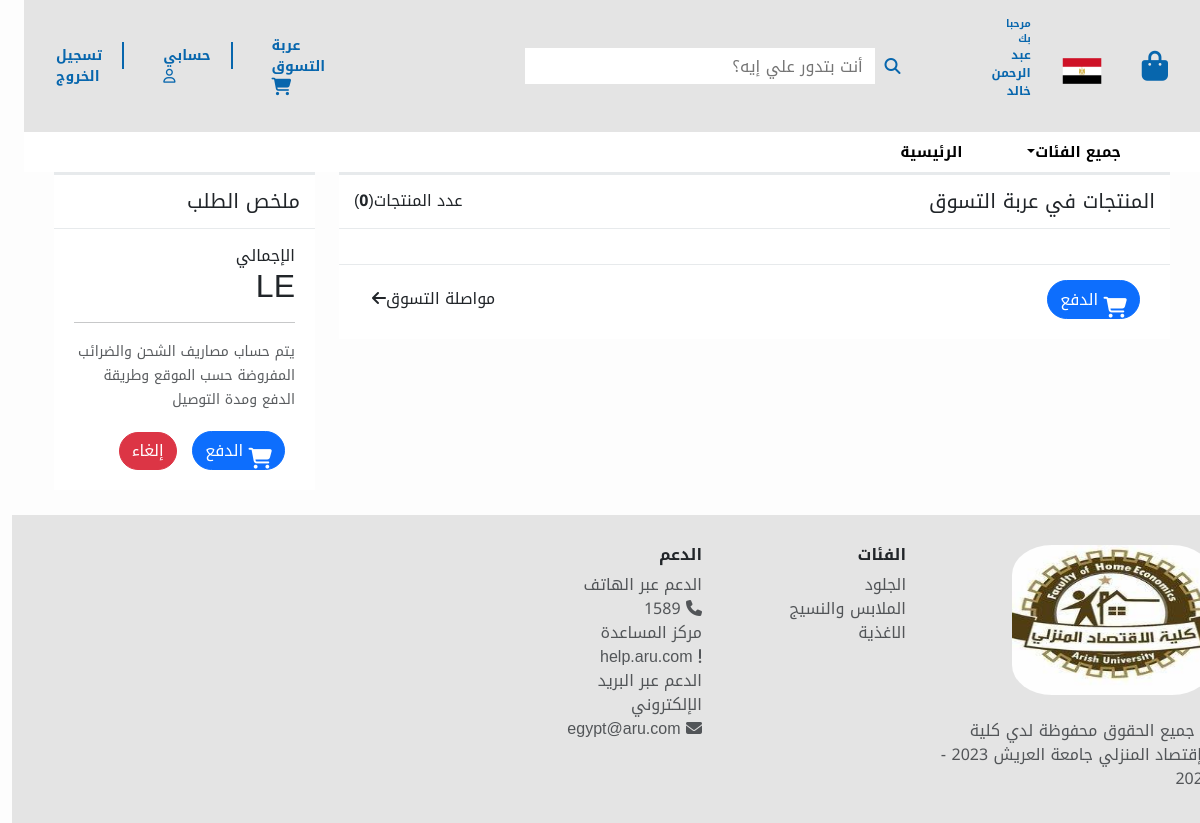
Page /cart_detail/ (signed in) on the earlier database version.
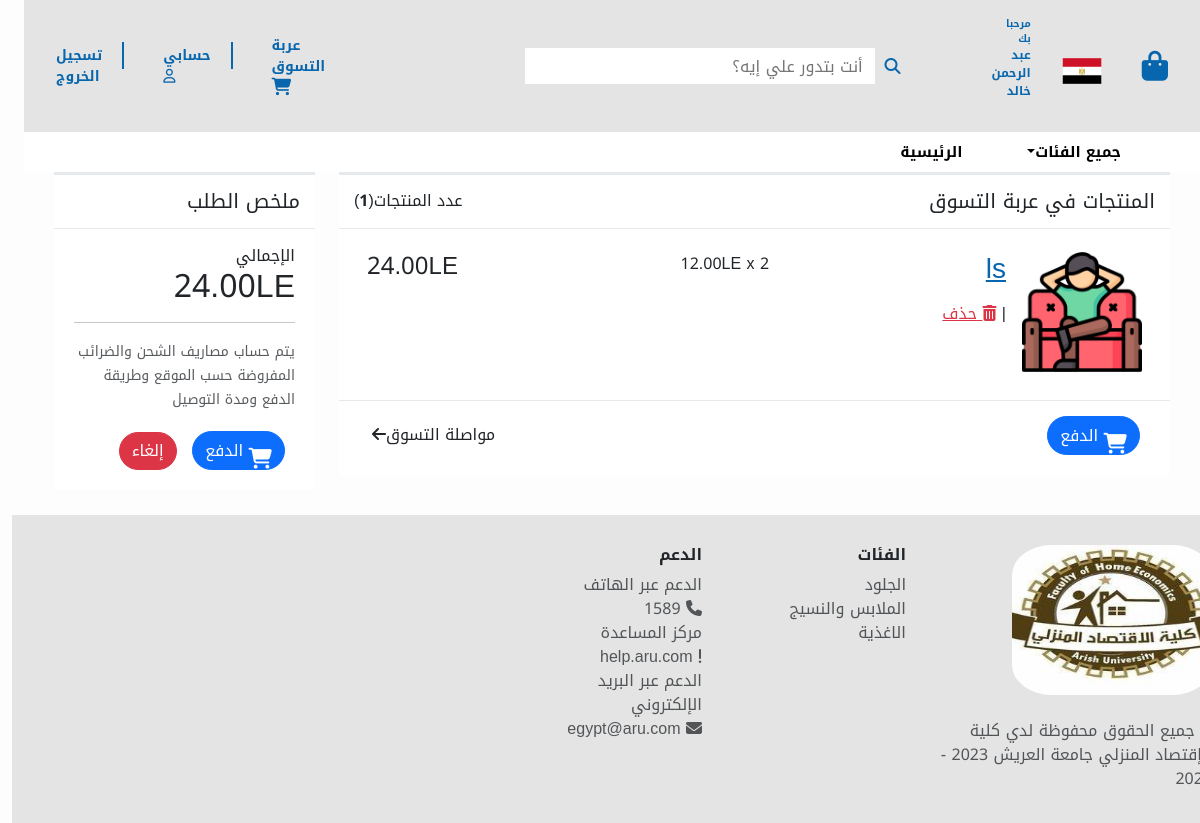
Same page on the later database version.
### User/models.py (models this page shows)
class User(AbstractUser):
    Image = models.ImageField(upload_to='user_images', blank=True, null=True)

### Cart/models.py (models this page shows, shortened)
class Cart_Product(models.Model):
    Cart = models.ForeignKey(Cart, on_delete=models.CASCADE, blank=True, null=True)
    Product = models.ForeignKey(Item_product, on_delete=models.CASCADE, blank=True, null=True)
    Quantity = models.IntegerField(default=1)

class Cart(models.Model):
    Cart_id = models.AutoField(primary_key=True)
    User = models.ForeignKey(User, on_delete=models.CASCADE, blank=True, null=True)
    Total_price = models.DecimalField(max_digits=12, decimal_places=2, default=0)  # Add this line to define the 'Total_price' field
    Notes = models.TextField(blank=True, null=True)
    def save(self, *args, **kwargs):
        self.Total_price = sum(cart_product.Product.price * cart_product.Quantity for cart_product in self.cart_product_set.all())
        super().save(*args, **kwargs)

### product/models.py (models this page shows, shortened)
class Item_product(models.Model):
    Product_id = models.AutoField(primary_key=True)
    Product_name = models.CharField(max_length=20, blank=True, null=True)
    price = models.DecimalField(max_digits=12, decimal_places=2, blank=True, null=True)
    describtion = models.TextField(blank=True, null=True)
    Category = models.ForeignKey(Category, on_delete=models.CASCADE, blank=True, null=True)
    Subcategory = models.ForeignKey(Subcategory, on_delete=models.CASCADE, blank=True, null=True)

class Product_image(models.Model):
    Product = models.ForeignKey(Item_product, on_delete=models.CASCADE, blank=True, null=True)
    Image = models.ImageField(upload_to='product_images', blank=True, null=True)

### Cart/views.py (the view)
# urls.py: path('cart_detail/', cart_detail, name='cart_detail'),
def cart_detail(request):
    user = request.user if request.user.is_authenticated else None
    cart = Cart.objects.filter(User=user).first()
    if cart:
        cart_products = Cart_Product.objects.filter(Cart=cart)
        total_price = 0
        total_quantity = 0
        for cart_product in cart_products:
            cart_product.total_price = cart_product.Product.price * cart_product.Quantity
            total_price += cart_product.total_price
            total_quantity += cart_product.Quantity
        cart.Total_price = total_price
        cart.Total_quantity = total_quantity
        cart.save()
        cart_items_count = cart_products.count()
    else:
        cart_products = []
        cart_items_count = 0
    context = {'cart': cart, 'cart_products': cart_products, 'cart_items_count': cart_items_count}
    return render(request, 'cart_detail.html', context)

### Cart/templates/cart_detail.html (shortened to what this page needs)
{% extends "main.html" %}
  {% load static %}
  {% block body %}
<link rel="stylesheet" href="{% static 'css/cart.css' %} ">
  <div class="container">
    <div class="wrapper wrapper-content animated fadeInRight">
        <div class="row">
            <div class="col-md-9">
                <div class="ibox">
                    <div class="ibox-title">
                        <h5 style="display: inline-block;">المنتجات في عربة التسوق</h5>
                        <span class="pull-left" style="display: inline-block; float: left;"> عدد المنتجات(<strong>{{ cart_items_count }}</strong>)</span>
                    </div>
                    <div class="ibox-content">
                        <div class="table-responsive">
                            <table class="table shoping-cart-table">
                                <tbody>
                                    {% for cart_product in cart_products %}
                                        <tr>
                                            <td width="90">
                                                <img src="{{ cart_product.Product.product_image_set.first.Image.url }}" alt="" width="120">
                                            </td>
                                            <td class="">
                                                <h3>
                                                <a href="{% url 'product_detail' pk=cart_product.Product.pk %}" class="text-navy">
                                                 {{ cart_product.Product.Product_name }}
                                                                     </a>
                                                </h3>
                                                <div class="m-t-sm">
                                                    |
                                                    <a class="text-danger" href="{% url 'remove_from_cart' cart_product_id=cart_product.pk %}" class="text-muted"><i class="fa fa-trash"></i>  حذف</a>
                                                </div>
                                            </td>
                                            <td>
                                                {{ cart_product.Product.price }}LE x {{ cart_product.Quantity }}
                                            </td>
                                            <td>
                                                <h4>
                                                    {{ cart_product.total_price }}LE
                                                </h4>
                                            </td>
                                        </tr>
                                    {% endfor %}
                                </tbody>
                            </table>
                        </div>
                    </div>
                    <div class="ibox-content">
                        <button class="btn btn-primary pull-right"><i class="fa fa fa-shopping-cart"></i> الدفع</button>
<a href="{% url 'home' %}"><button class="btn btn-white pull-left" style=" float: left;"> مواصلة التسوق<i class="fa fa-arrow-left"></i></button></a>
                    </div>
                </div>
            </div>
            <div class="col-md-3">
                <div class="ibox">
                    <div class="ibox-title">
                        <h5>ملخص الطلب</h5>
                    </div>
                    <div class="ibox-content">
                        <span>
                            الإجمالي
                        </span>
                        <h2 class="font-bold">
                            {{ cart.Total_price  }}LE
                        </h2>
                        <hr>
                        <span class="text-muted small">
                            يتم حساب مصاريف الشحن والضرائب المفروضة حسب الموقع وطريقة الدفع ومدة التوصيل
                        </span>
                        <div class="m-t-sm">
                            <div class="" style="margin-top: 20px;">
                                <button class="btn btn-primary pull-right"><i class="fa fa fa-shopping-cart"></i> الدفع</button>
                                <a href="#" class="btn btn-danger ">إلغاء</a>
                            </div>
                        </div>
                    </div>
                </div>
            </div>
        </div>
    </div>
    </div>
    {% endblock body %}

### templates/main.html (shortened to what this page needs)
{% load static %}
<!DOCTYPE html>
<html lang="ar">
<head>
  <link rel="stylesheet" href=" https://cdnjs.cloudflare.com/ajax/libs/font-awesome/5.15.4/css/all.min.css">
  <link rel="stylesheet" href="https://cdn.jsdelivr.net/npm/bootstrap@5.3.0/dist/css/bootstrap.min.css">
    <link rel="stylesheet" href="{% static 'css/home.css'%}">
</head>
<body>
  <div class="container" style="max-width: 100%;">
    <nav class="navbar navbar-expand-lg scroll-nav" style="max-width: 100%; background-color: #e4e4e4;">
        <a class="navbar-brand" href="#">
            <i class="fa-solid fa-bag-shopping fa-xl" style="color: #0766AD;"></i>
        </a>
        <div class="collapse navbar-collapse" id="navbarNav">
            <ul class="navbar-nav ml-auto align-items-center order-first">
                <li class="nav-item">
                    <img src="{% static 'images/e.png' %} " style="width: 40px; height: 40px; margin-top: 10px;" alt="">
                </li>
                {% if user.is_authenticated %}
                <li class="nav-item">
                    <a class="nav-link" style="font-size: 10px;" href="#">
                        مرحبا بك
                        <p style="font-size: 12px;">
                          {{ user.first_name}} {{ user.last_name|slice:":5" }}
                        </p>
                    </a>
                </li>
                {% endif %}
                <li class="nav-item search-bar" style="margin-right: 70px;">
                    <div class="search-bar">
                        <i class="fas fa-search"></i>
                        <input type="text" placeholder="أنت بتدور علي إيه؟">
                    </div>
                </li>
            </ul>
            <ul class="navbar-nav ml-auto align-items-center">
                {% if user.is_authenticated %}
                    <li class="nav-item" style="text-align: left; margin-right: 120px;" >
                        <a class="nav-link" style="font-size: 14px; position: relative;" href="{% url 'cart_detail' %}">
                            عربة التسوق
                        </a>
                    </li>
                    <li class="nav-item" style="text-align: left;">
                      <a class="nav-link" style="font-size: 14px;" href="{% url 'profile' %}">
                        <span class="vertical-line"></span>
                          حسابي
                          <i class="fa-regular fa-user"></i>
                      </a>
                  </li>
                    <li class="nav-item">
                      <a class="nav-link" style="font-size: 14px; text-align: left;" href="{% url 'logout' %}">
                        <span class="vertical-line"></span>
                          تسجيل الخروج
                      </a>
                  </li>
                {% endif %}
            </ul>
        </div>
    </nav>
</div>
<div class="container" style="max-width: 100%; height: 40px; z-index: 1;">
  <nav class="navbar navbar-expand-lg scroll-nav" style="max-width: 100%; height: 40px; text-align: right;">
    <div class="collapse navbar-collapse" id="navbarNav">
      <ul class="navbar-nav left-side justify-content-end">
        <li class="nav-item2 dropdown" style="margin-left: 30px;">
          <a class="nav-link dropdown-toggle" id="navbarDropdown" href="#" role="button" data-bs-toggle="dropdown" aria-haspopup="true" aria-expanded="false">جميع الفئات</a>
        </li>
        <li class="nav-item2">
          <a class="nav-link" href="{% url 'home' %}">الرئيسية</a>
        </li>
      </ul>
    </div>
  </nav>
</div>
{% block body %}
{% endblock body %}
<div class="">
<div class="" style="background-color: #e4e4e4; ">
<div class="row d-flex"style="padding-top: 30px;">
<div class="col-md-12 col-lg-3 mb-3" >
<img src="{% static 'images/8.png' %} " width="200" height="150" style="border-radius:20% ;"></img>
<p class="mt-4 text-muted">© جميع الحقوق محفوظة لدي كلية الإقتصاد المنزلي جامعة العريش 2023 - 2024</p>
</div>
<div class="col-6 col-sm-6 col-md-4 col-lg-2">
 <h6 class="h6 fw-bold">الفئات</h6>
   <a
      href="#" class="text-decoration-none text-muted"> الجلود</a>
  <a
     href="#" class="text-decoration-none text-muted"> الملابس والنسيج</a>
  <a
     href="#" class="text-decoration-none text-muted">الاغذية</a>
</div>
<div class="col-6 col-sm-6 col-md-4 col-lg-2 mt-3 mt-md-0">
 <h6 class="h6 fw-bold">الدعم</h6>
 <a href="#" class="text-decoration-none text-muted">الدعم عبر الهاتف</a>
  <a href="#" class="text-decoration-none text-muted"><i class="fa-solid fa-phone"></i> 1589</a>
  <a href="#" class="text-decoration-none text-muted">مركز المساعدة</a>
  <a href="#" class="text-decoration-none text-muted"><i class="fa-solid fa-exclamation"></i> help.aru.com</a>
  <a href="#" class="text-decoration-none text-muted">الدعم عبر البريد الإلكتروني</a>
  <a href="#" class="text-decoration-none text-muted"><i class="fa-solid fa-envelope"></i> egypt@aru.com</a>
</div>
</div>
</body>
</html>

### static/css/home.css (style rules this page uses)
body { background-color: #fdfdfd; direction: rtl; font-family: 'Noto Kufi Arabic', sans-serif; }
.col-6 > a { display:block; }
.navbar { padding: 8px 16px; background-color: #ffffff; }
.navbar-nav .nav-item { margin-left: 8px; }
.nav-link { color: #0766AD; font-size: 18px; font-weight: bold; margin-right: 15px; }
.vertical-line { border-left: 2px solid #0766AD; margin-left: 20px; }
.search-bar { display: flex; align-items: center; }
.search-bar input[type="text"] { height: 36px; width: 350px; padding: 12px; border: 0px; outline: none; margin-right: 10px; }
.search-bar .fa-search { color: #0766AD; margin-right: 5px; }
.navbar-nav.left-side { margin-left: auto; }
.nav-item2 .nav-link { color: #000000; font-size: 15px; text-align: right; }
.container { position: relative; width: 100%; }
:root { font-size: 16px; --heading-color: hsl(0, 0%, 7%); --date-text-color: hsl(0, 0%, 51%); --previous-price-text-color: hsl(0, 98%, 44%); --current-price-text-color: hsla(0, 0%, 0%, 0.822); --liked-heart-icon-color: hsl(0, 98%, 44%); --heart-icon-color: whitesmoke; --pricing-font-weight: 800; --title-font-weight: 800; --date-font-weight: 550; --card-main-color : whitesmoke; --card-1-secondary-color: #0766AD; --card-2-secondary-color: rgb(67,53,27); --card-3-secondary-color: rgb(178,180,179); --card-4-secondary-color: rgb(96,109,117); }
.fa-shopping-cart { font-size: 1.3rem; top: 0; transform: translateY(50%); }

### static/css/cart.css (style rules this page uses)
.text-navy { color: #0766AD;; }
table.shoping-cart-table { margin-bottom: 0; }
table.shoping-cart-table tr td { border: none; text-align: right; }
table.shoping-cart-table tr td.desc, table.shoping-cart-table tr td:first-child { text-align: left; }
table.shoping-cart-table tr td:last-child { width: 80px; }
.ibox { clear: both; margin-bottom: 25px; margin-top: 0; padding: 0; }
.ibox:after, .ibox:before { display: table; }
.ibox-title { -moz-border-bottom-colors: none; -moz-border-left-colors: none; -moz-border-right-colors: none; -moz-border-top-colors: none; background-color: #ffffff; border-color: #e7eaec; border-image: none; border-style: solid solid none; border-width: 3px 0 0; color: inherit; margin-bottom: 0; padding: 14px 15px 7px; min-height: 48px; }
.ibox-content { background-color: #ffffff; color: inherit; padding: 15px 20px 20px 20px; border-color: #e7eaec; border-image: none; border-style: solid solid none; border-width: 1px 0; }
.btn { border-radius: 200px; margin-right: 10px; }

Differences in the rows shown:
added Cart_Product: Product.product_image_set.first.Image (picture), Product.Product_name "ls", Product.price "12.00", Quantity "2", total_price "24.00"
added Cart: Total_price "24.00"
Other differences:
{{ cart_items_count }}: "0" → "1"
